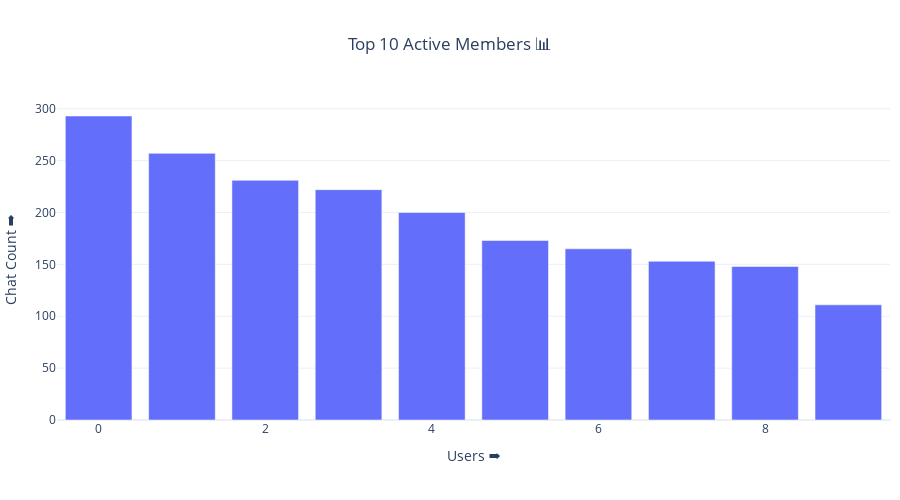

Write notebook code for a chart like this one.
### Code cell
fig = go.Figure(
  go.Bar
    (
      x = top_25_active_members.index[:10],
      y = top_25_active_members.iloc[:10]['Total Messages'],
      name = "Top 10 Active Members"
    )
)
fig.update_layout(
  height=500, 
  width=900,
  xaxis_title = "Users ➡️",
  yaxis_title = "Chat Count ➡️",
  title="Top 10 Active Members 📊",
  title_x=0.5,
  template="plotly_white",
  margin = dict(l=10, r=10)
)
fig.show()

### Figure 1 — Plotly figure (JSON) as saved in the notebook; plotly's stock layout.template omitted (floating-point values rounded to 4 significant figures)
{"data": [{"name": "Top 10 Active Members", "type": "bar", "x": [0, 1, 2, 3, 4, 5, 6, 7, 8, 9], "y": [293, 257, 231, 222, 200, 173, 165, 153, 148, 111]}], "layout": {"height": 500, "margin": {"l": 10, "r": 10}, "title": {"text": "Top 10 Active Members 📊", "x": 0.5}, "width": 900, "xaxis": {"title": {"text": "Users ➡️"}}, "yaxis": {"title": {"text": "Chat Count ➡️"}}}}
